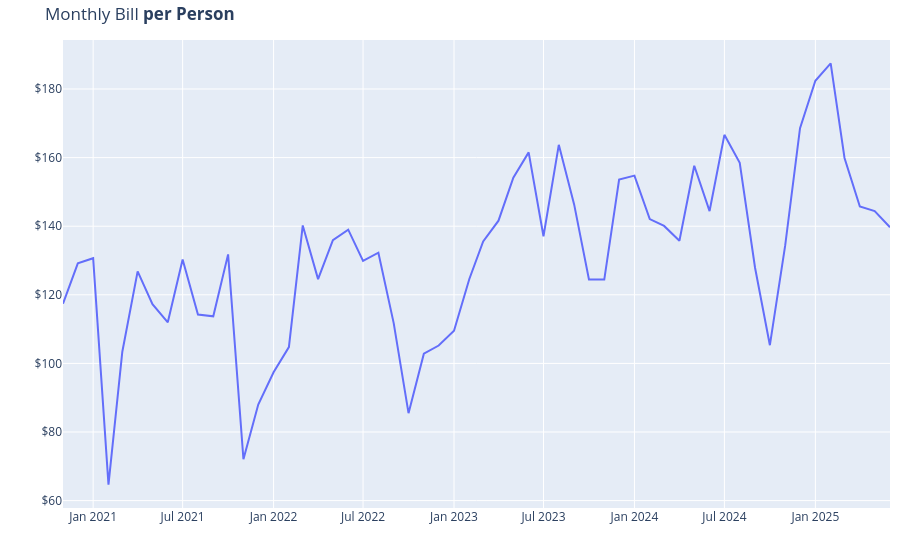

Source (notebook cell):
### Markdown cell above
Note how these per person plots look exactly the same as the prior total plots, just with a different y-axis range.

### Code cell
# group by year and month, sum Amount
monthly_amount = df.groupby(df["Date"].dt.to_period("M"))["Amount"].sum().reset_index()
monthly_amount["Date"] = monthly_amount["Date"].astype(
    str
)  # convert to string for Plotly

# calculate amount per person
monthly_amount["Amount_per_person"] = monthly_amount["Amount"] / 3

# plot
fig = px.line(
    monthly_amount,
    x="Date",
    y="Amount_per_person",
    title="Monthly Bill <b>per Person</b>",
    labels={"Date": "Month and Year", "Amount_per_person": "Amount per Person ($)"},
)

# format y-axis to show currency
fig.update_traces(hovertemplate="Month and Year: %{x}<br>Amount per Person: $%{y:.2f}")

# format for mobile
fig.update_layout(
    xaxis=dict(title=""),
    yaxis=dict(
        title="",
        tickprefix="$",
    ),
    margin=dict(
        t=40,
        b=30,
        l=10,
        r=10,
    ),
    legend=dict(
        orientation="h",
        x=0.5,
        xanchor="center",
        y=-0.2,
    ),
)

fig.show()

### Figure 1 — Plotly figure (JSON) as saved in the notebook; plotly's stock layout.template omitted (floating-point values rounded to 4 significant figures)
{"data": [{"hovertemplate": "Month and Year: %{x}<br>Amount per Person: $%{y:.2f}", "legendgroup": "", "line": {"color": "#636efa", "dash": "solid"}, "marker": {"symbol": "circle"}, "mode": "lines", "name": "", "orientation": "v", "showlegend": false, "type": "scatter", "x": ["2020-11", "2020-12", "2021-01", "2021-02", "2021-03", "2021-04", "2021-05", "2021-06", "2021-07", "2021-08", "2021-09", "2021-10", "2021-11", "2021-12", "2022-01", "2022-02", "2022-03", "2022-04", "2022-05", "2022-06", "2022-07", "2022-08", "2022-09", "2022-10", "2022-11", "2022-12", "2023-01", "2023-02", "2023-03", "2023-04", "2023-05", "2023-06", "2023-07", "2023-08", "2023-09", "2023-10", "2023-11", "2023-12", "2024-01", "2024-02", "2024-03", "2024-04", "2024-05", "2024-06", "2024-07", "2024-08", "2024-09", "2024-10", "2024-11", "2024-12", "2025-01", "2025-02", "2025-03", "2025-04", "2025-05", "2025-06"], "xaxis": "x", "y": [117.4, 129.2, 130.7, 64.67, 103.4, 126.8, 117.2, 112.0, 130.3, 114.3, 113.7, 131.8, 72.07, 88.01, 97.41, 104.8, 140.2, 124.6, 135.9, 139.0, 129.9, 132.3, 111.7, 85.49, 102.8, 105.2, 109.5, 124.6, 135.5, 141.6, 154.1, 161.5, 137.1, 163.7, 146.4, 124.5, 124.4, 153.6, 154.8, 142.1, 140.1, 135.8, 157.6, 144.4, 166.6, 158.5, 127.9, 105.3, 134.4, 168.6, 182.4, 187.5, 159.9, 145.8, 144.4, 139.7], "yaxis": "y"}], "layout": {"legend": {"orientation": "h", "tracegroupgap": 0, "x": 0.5, "xanchor": "center", "y": -0.2}, "margin": {"b": 30, "l": 10, "r": 10, "t": 40}, "title": {"text": "Monthly Bill <b>per Person</b>"}, "xaxis": {"anchor": "y", "domain": [0, 1], "title": {"text": ""}}, "yaxis": {"anchor": "x", "domain": [0, 1], "tickprefix": "$", "title": {"text": ""}}}}
